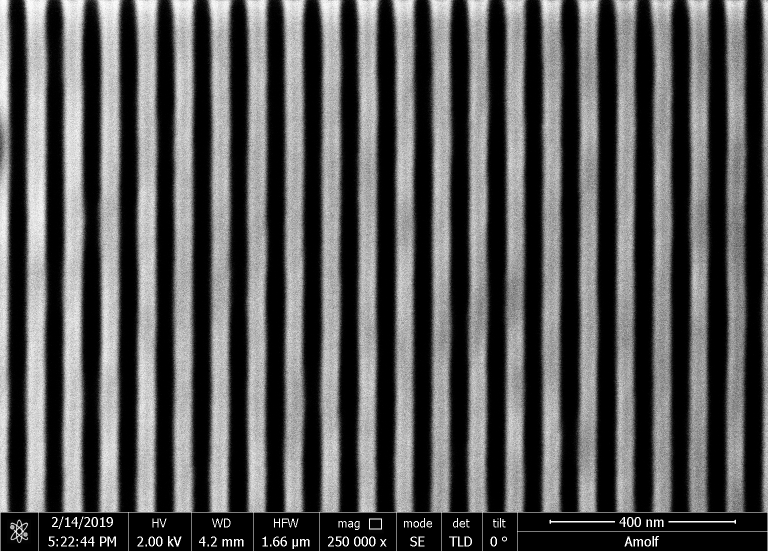
#> input picture Images/80 nm_box 4_8 sec_024_dose_15.tif, 1536 x 1103 px (shown at 1/2 size)
$ jupyter execute 'LER analysis.ipynb'
#> lines starting #> are read from the running program, lines starting #| are printed output that depends on the picture
[cell 1]
import numpy as np
import cv2 as cv
import matplotlib.pyplot as plt
from scipy.ndimage import gaussian_filter
from scipy.signal import find_peaks, savgol_filter

[cell 2]
imagePath = "../Images/80 nm_box 4_8 sec_024_dose_15.tif"

[cell 3]
image = cv.imread(imagePath, cv.IMREAD_UNCHANGED)
#> image is the input picture: shape (1103, 1536) uint16; min 0, max 65280, mean 21882.8
image

[cell 4]
def setROI(image, crop_coords):
#> called with crop_coords = (28, 1519, 28, 960)
    x1, x2, y1, y2 = crop_coords
    return image[y1:y2, x1:x2]
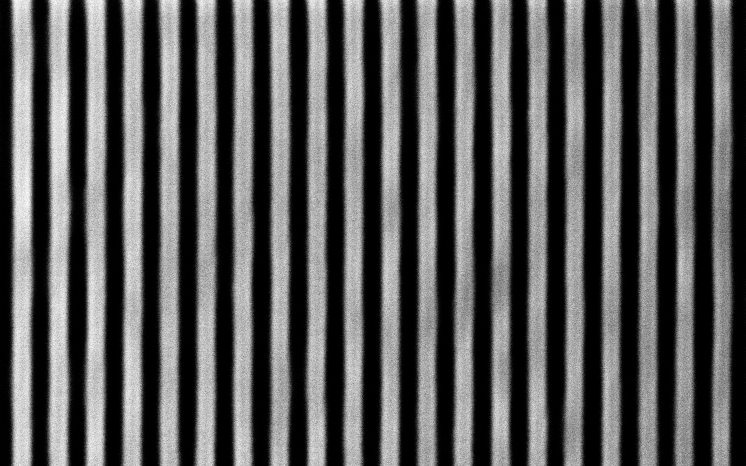
#> returned value: shape (932, 1491) uint16 (shown at 1/2 size); min 0, max 65280, mean 22493; drawn with min black and max white

[cell 5]
def load_image(loc):
    return cv.imread(loc, cv.IMREAD_GRAYSCALE)

[cell 6]
def image_preprocess(img):
    blurred = cv.GaussianBlur(img, (5,5), 0)
    edges = cv.Canny(blurred, 50, 125)
    blur = cv.GaussianBlur(edges, (5,5), 0)
    return blur

[cell 7]
def plot_image(img):
    plt.imshow(img, cmap="gray")
    plt.title("Detected Edges")
    plt.show()

[cell 8]
image = setROI(image,(28, 1519, 28, 960))

[cell 9]
image.shape
#> Out = (932, 1491)

[cell 10]
for r in image:
    print(r)
    break
#> this loop made 1 pass
#> (printed output is left out)

[cell 11]
p = []
for r in image:
    poly_fit = np.polyfit(np.arange(len(r)), r, deg=2)
    poly_curve = np.polyval(poly_fit, np.arange(len(r)))
    flattened = r - poly_curve[:, None]
    intensity_profile = np.mean(flattened, axis=0)
    smoothed_profile = savgol_filter(intensity_profile, window_length=11, polyorder=2)
    derivative = np.diff(smoothed_profile)
    peaks, _ = find_peaks(np.abs(derivative), prominence=0.36, distance=10)
    p.append(peaks)
#> this loop made 932 passes
#> poly_fit on passes 1 to 3: [-0.0046, 0.182, 32147.5], [-0.00388, -1.06, 32046.6], [-0.00357, -1.45, 32097.5]
#> pass 1, `flattened = r - poly_curve[:, None]`:
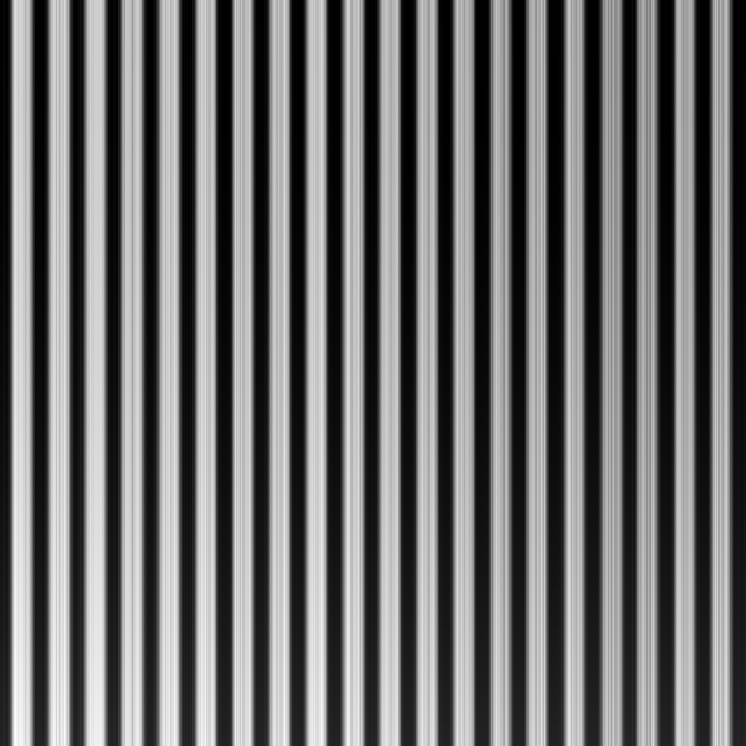
#> flattened: shape (1491, 1491) float64 (shown at 1/2 size); min -32149.3, max 42567, mean 0; drawn with min black and max white
#> pass 3, `flattened = r - poly_curve[:, None]`:
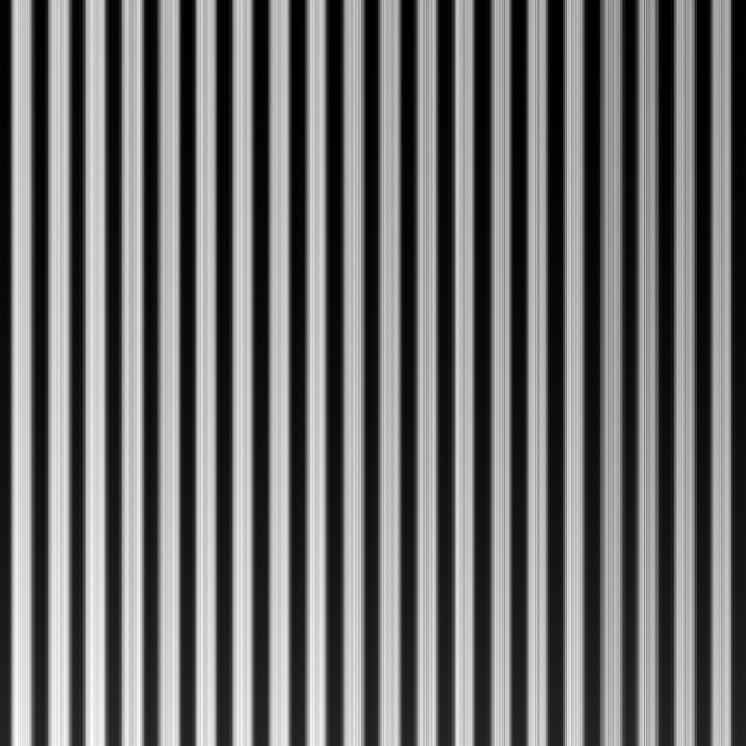
#> flattened: shape (1491, 1491) float64 (shown at 1/2 size); min -32097.5, max 43020.3, mean 0; drawn with min black and max white
#> after the loop:
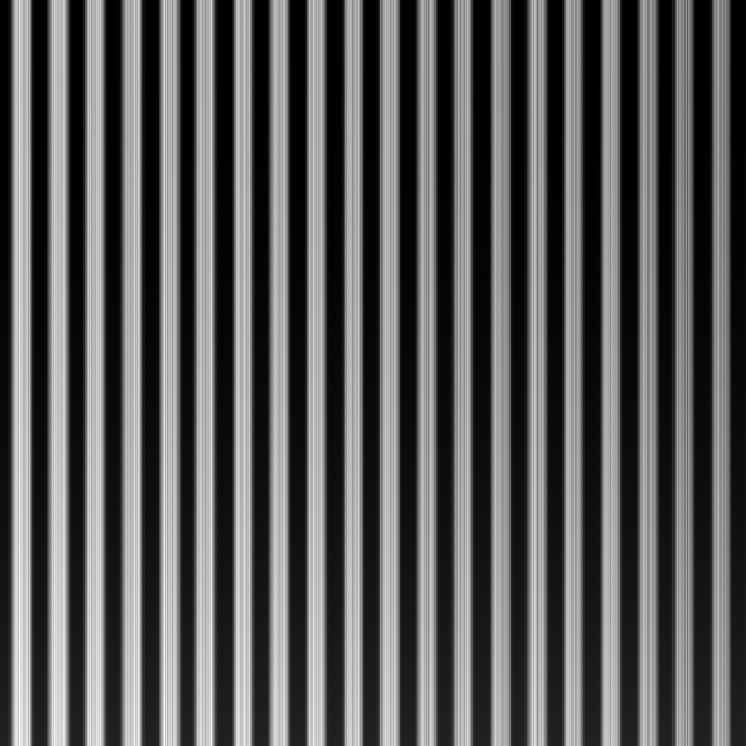
#> flattened: shape (1491, 1491) float64 (shown at 1/2 size); min -25529.7, max 46775.1, mean 0; drawn with min black and max white
#> after the loop, p = 932 items

[cell 12]
len(p[100])
#> Out = 112

[cell 13]
plt.figure(figsize=(10, 10))
plt.imshow(image, cmap='gray')

#for x in range(1000):
#    plt.scatter([x]*63,p[x], color='red', s=1)

plt.scatter(p[1],[0]*len(p[1]))

plt.title("Edge Points Overlay")
plt.axis('off')
plt.tight_layout()
plt.show()
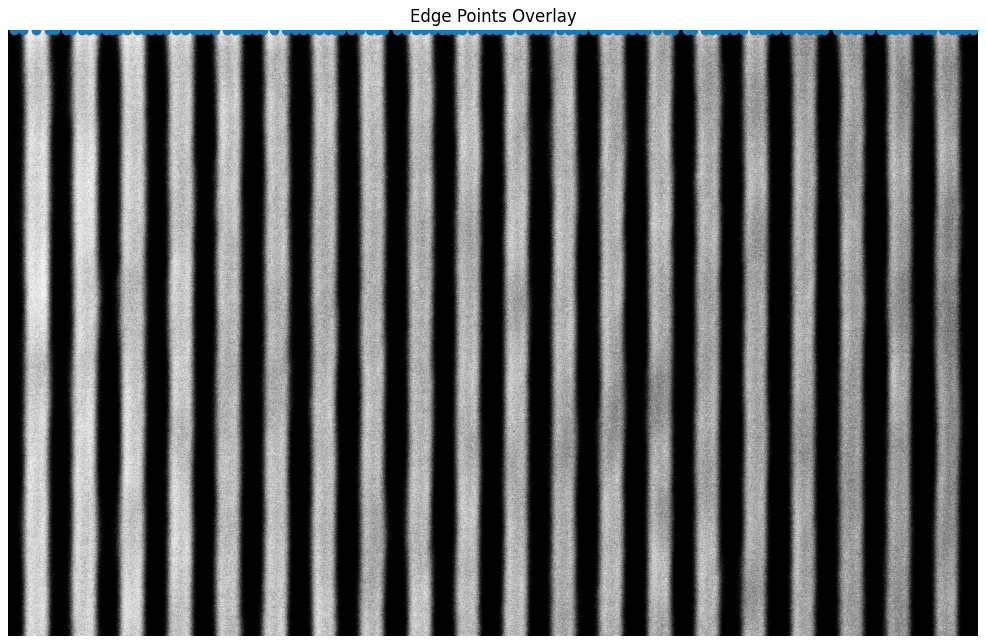
#> figure drawn by matplotlib, 1 panel

$ run again, with Images/44 nm_box 4_8 sec_001_dose 12.tif copied over Images/80 nm_box 4_8 sec_024_dose_15.tif
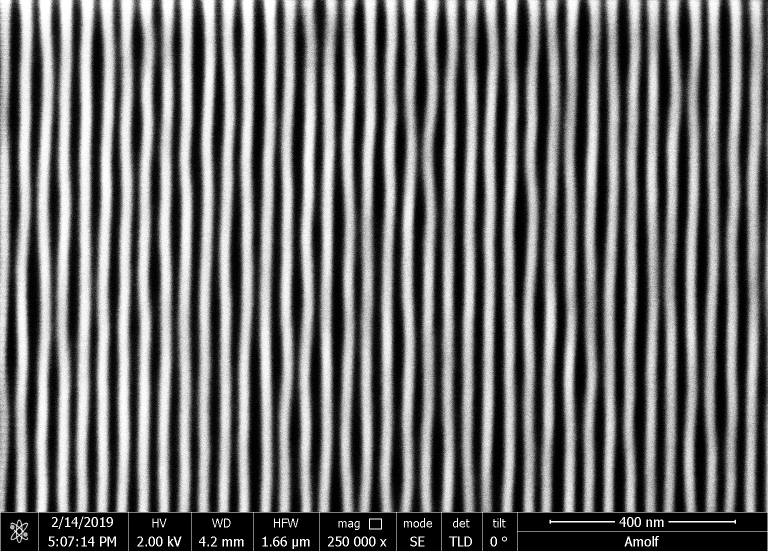
#> input picture Images/44 nm_box 4_8 sec_001_dose 12.tif, 1536 x 1103 px (shown at 1/2 size)
#> image is the input picture: shape (1103, 1536) uint16; min 0, max 65280, mean 27796.1
#> the loop `for r in image:` made 1 pass
#> (printed output is left out)
#> the loop `for r in image:` made 932 passes
#> poly_fit on passes 1 to 3: [0.00658, -16.03, 42815.8], [0.00661, -15.3, 41898], [0.0081, -17.92, 42467.5]
#> after the loop `for r in image:`:
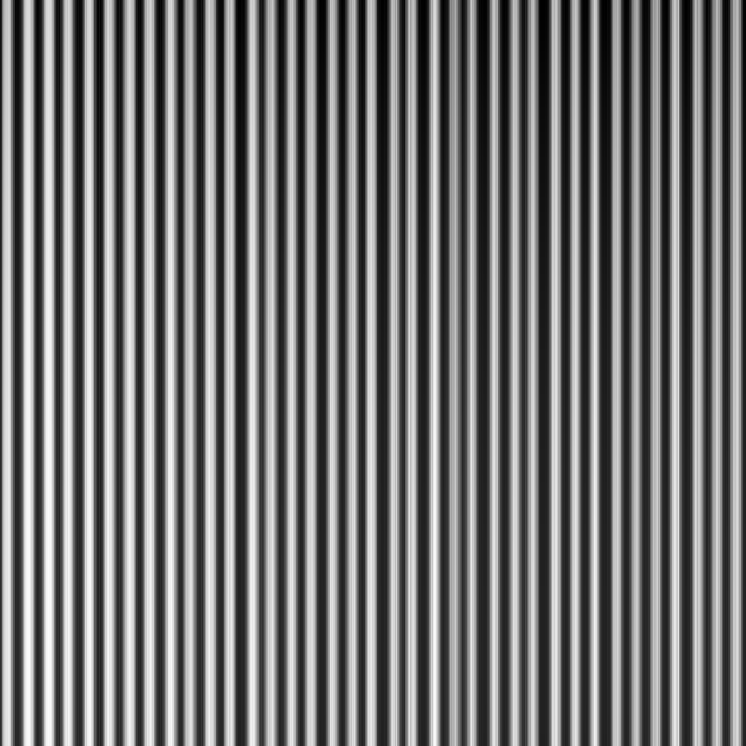
#> flattened: shape (1491, 1491) float64 (shown at 1/2 size); min -34481.5, max 40644.1, mean 0; drawn with min black and max white
#> after the loop `for r in image:`: p = 932 items
#> `len(p[100])`: Out = 101
#> `plt.show()`:
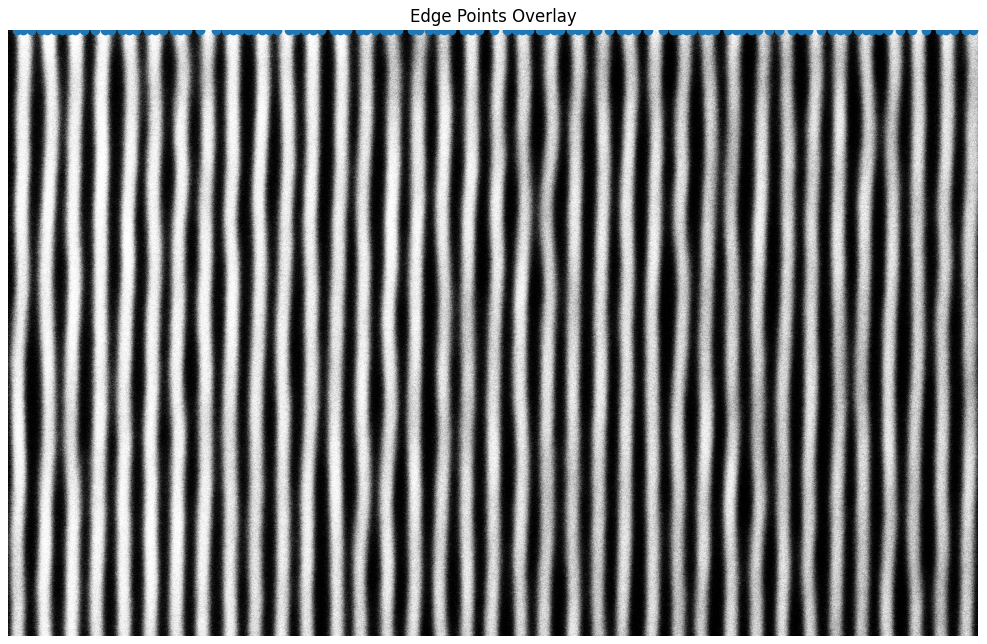
#> figure drawn by matplotlib, 1 panel

$ run again, with Images/44nm_box 10_8 sec_071_dose 28.tif copied over Images/80 nm_box 4_8 sec_024_dose_15.tif
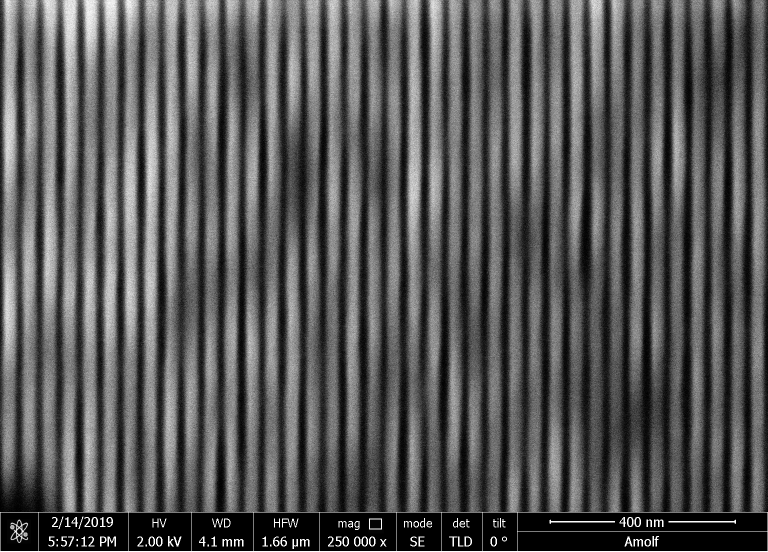
#> input picture Images/44nm_box 10_8 sec_071_dose 28.tif, 1536 x 1103 px (shown at 1/2 size)
#> image is the input picture: shape (1103, 1536) uint16; min 0, max 65280, mean 22002.7
#> the loop `for r in image:` made 1 pass
#> (printed output is left out)
#> the loop `for r in image:` made 932 passes
#> poly_fit on passes 1 to 3: [0.00153, -14.27, 40437.1], [0.00237, -14.89, 40563.5], [0.00187, -14.57, 39707.3]
#> after the loop `for r in image:`:
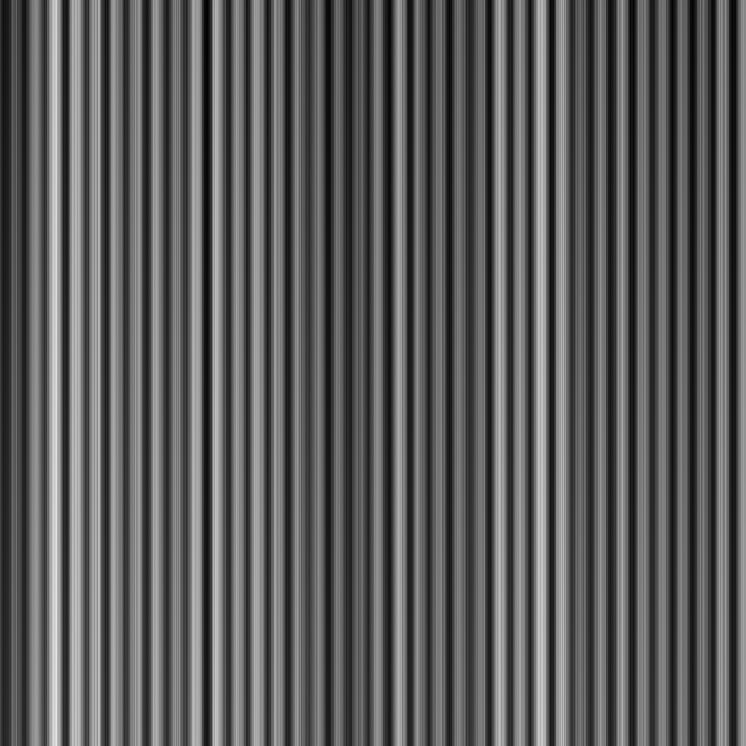
#> flattened: shape (1491, 1491) float64 (shown at 1/2 size); min -22499.5, max 40045.8, mean 0; drawn with min black and max white
#> after the loop `for r in image:`: p = 932 items
#> `len(p[100])`: Out = 112
#> `plt.show()`:
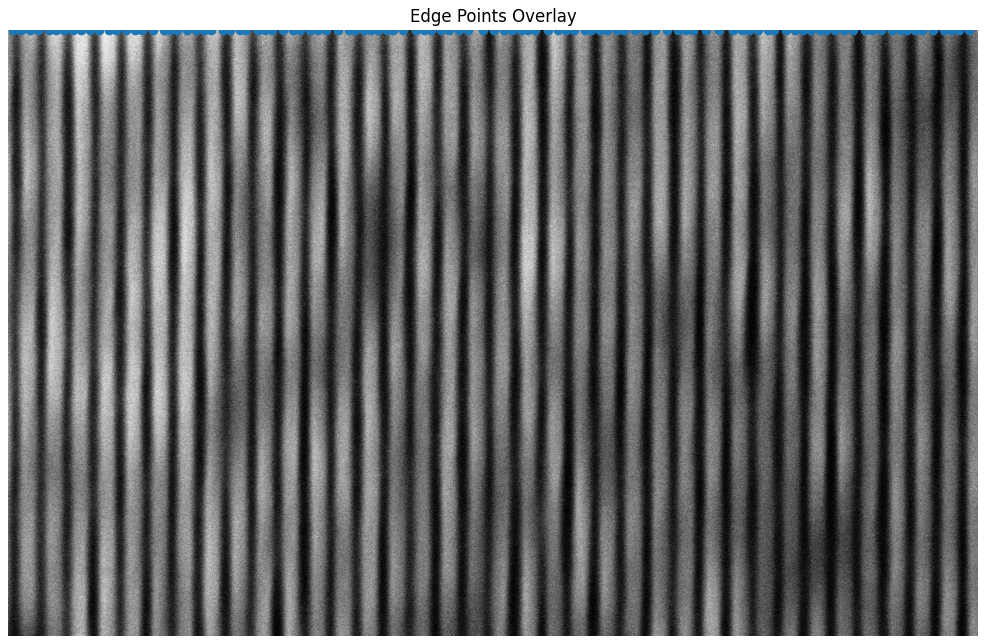
#> figure drawn by matplotlib, 1 panel

$ run again, with Images/60 nm_box 4_8 sec_012.tif copied over Images/80 nm_box 4_8 sec_024_dose_15.tif
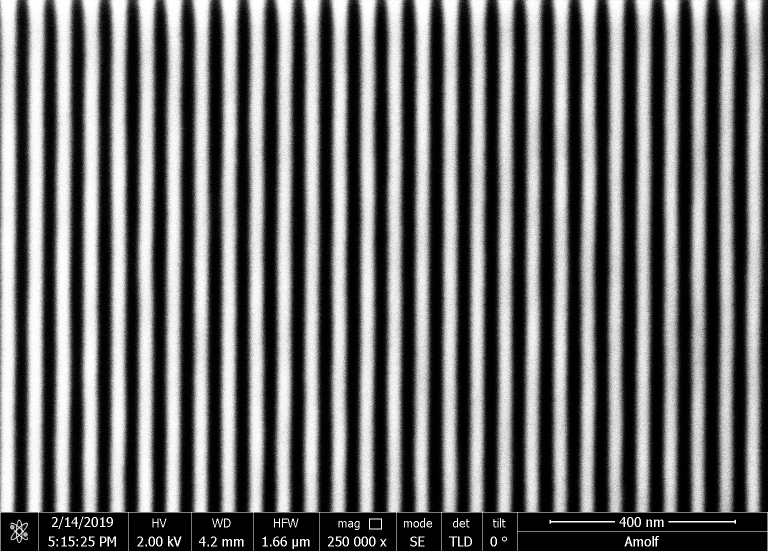
#> input picture Images/60 nm_box 4_8 sec_012.tif, 1536 x 1103 px (shown at 1/2 size)
#> image is the input picture: shape (1103, 1536) uint16; min 0, max 65280, mean 27660
#> the loop `for r in image:` made 1 pass
#> (printed output is left out)
#> the loop `for r in image:` made 932 passes
#> poly_fit on passes 1 to 3: [0.00248, -6.08, 37864.3], [0.000828, -3.72, 36873.8], [0.000428, -3.07, 36350.6]
#> after the loop `for r in image:`:
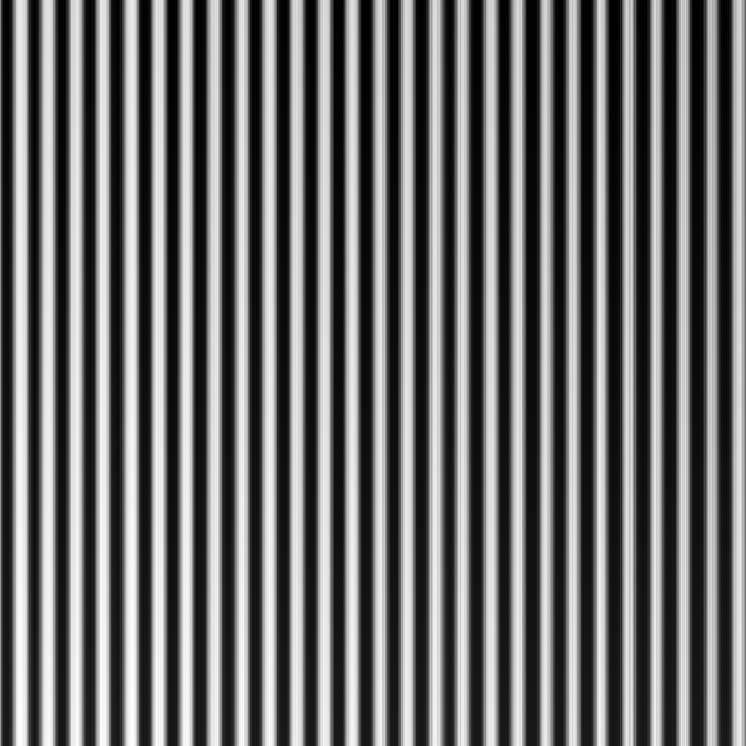
#> flattened: shape (1491, 1491) float64 (shown at 1/2 size); min -30778.8, max 40915.5, mean 0; drawn with min black and max white
#> after the loop `for r in image:`: p = 932 items
#> `len(p[100])`: Out = 110
#> `plt.show()`:
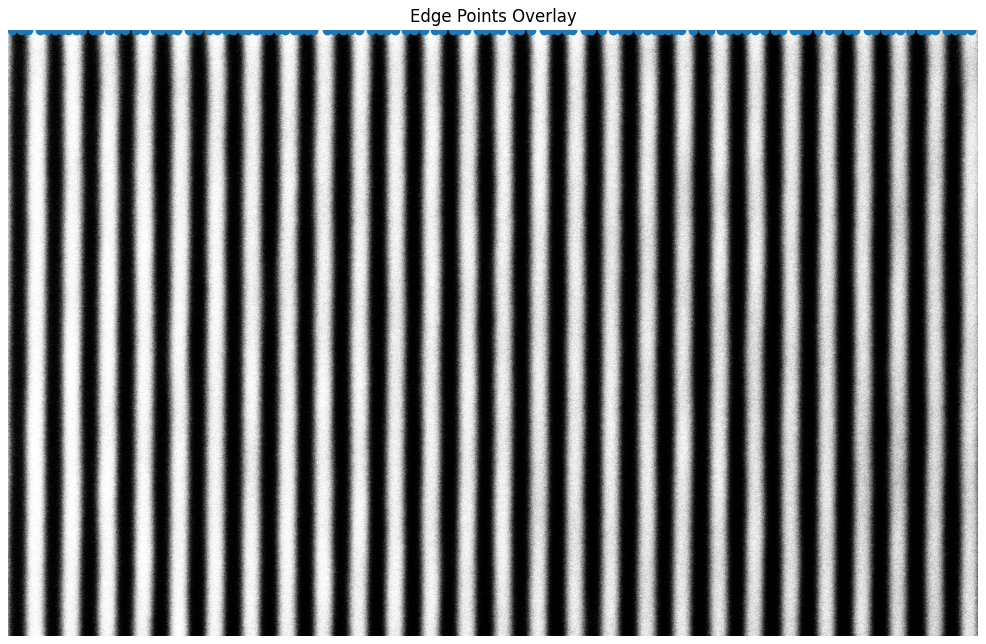
#> figure drawn by matplotlib, 1 panel
